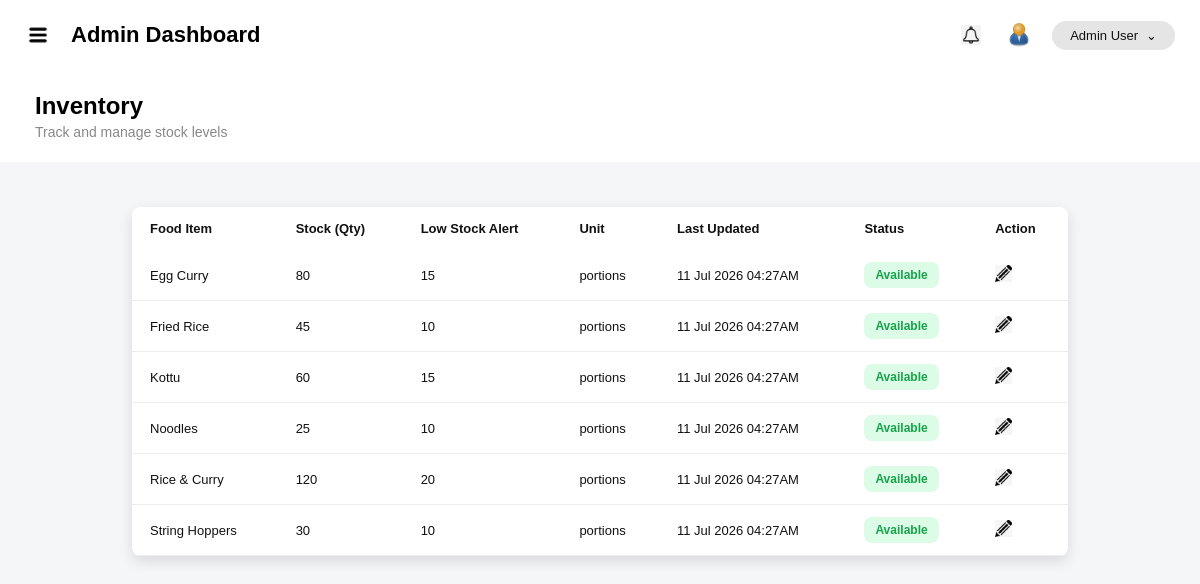
The page /admin/inventory.php (signed in) on the database its author committed.
### tables this page shows
CREATE TABLE IF NOT EXISTS inventory (
    id              INT AUTO_INCREMENT PRIMARY KEY,
    food_item_id    INT             NOT NULL,
    quantity        INT             NOT NULL DEFAULT 0,
    low_stock_alert INT             NOT NULL DEFAULT 10,
    unit            VARCHAR(50)     NOT NULL DEFAULT 'portions',
    last_updated    DATETIME        NOT NULL DEFAULT CURRENT_TIMESTAMP ON UPDATE CURRENT_TIMESTAMP,
    FOREIGN KEY (food_item_id) REFERENCES food_items(id) ON DELETE CASCADE
);

CREATE TABLE IF NOT EXISTS food_items (
    id                  INT AUTO_INCREMENT PRIMARY KEY,
    food_name           VARCHAR(150)    NOT NULL,
    description         TEXT            DEFAULT NULL,
    price               DECIMAL(10,2)   NOT NULL,
    category            VARCHAR(100)    NOT NULL,
    image               VARCHAR(255)    DEFAULT 'default_food.jpg',
    availability_status ENUM('Available','Unavailable') NOT NULL DEFAULT 'Available',
    created_at          DATETIME        NOT NULL DEFAULT CURRENT_TIMESTAMP
);

### config.php (called while the page is built, shortened)
<?php
function e($str)
{
    return htmlspecialchars((string)$str, ENT_QUOTES, 'UTF-8');
}

### admin/inventory.php (the view, shortened to what this page needs)
<?php
require_once '../config.php';
require_once '../db.php';
$msg = '';
$flash_type = '';
$sql = "SELECT i.id AS inv_id, f.food_name, i.quantity, i.low_stock_alert, i.unit, i.last_updated
        FROM inventory i JOIN food_items f ON f.id = i.food_item_id
        ORDER BY f.food_name";
$result = mysqli_query($conn, $sql);
?>
<!DOCTYPE html>
<html>
<head>
  <link rel="stylesheet" href="style.css">
</head>
<body data-flash-type="<?= e($flash_type) ?>" data-flash-msg="<?= e($msg) ?>">
<div class="page">
  <div class="main-content">
    <?php include 'includes/topbar.php'; ?>
    <div class="inventory-page-header">
      <div><h1>Inventory</h1><p>Track and manage stock levels</p></div>
    </div>
    <div class="inventory-table-section">
      <div class="table-wrapper">
        <table>
          <thead>
            <tr>
              <th>Food Item</th><th>Stock (Qty)</th><th>Low Stock Alert</th>
              <th>Unit</th><th>Last Updated</th><th>Status</th><th>Action</th>
            </tr>
          </thead>
          <tbody id="inventoryTableBody">
            <?php $inv_rows = mysqli_fetch_all($result, MYSQLI_ASSOC); ?>
            <?php if (empty($inv_rows)): ?>
              <tr><td colspan="7">
                <div class="empty-state">
                  <div class="empty-state-icon">📦</div>
                  <div class="empty-state-title">No inventory records</div>
                  <div class="empty-state-text">Add food items first and their stock will appear here automatically.</div>
                </div>
              </td></tr>
            <?php else: ?>
            <?php foreach ($inv_rows as $row): ?>
              <?php
                $sc = $row['quantity'] <= $row['low_stock_alert'] ? 'inventory-low' : 'inventory-available';
                $sl = $row['quantity'] <= $row['low_stock_alert'] ? 'Low Stock'     : 'Available';
              ?>
              <tr>
                <td><?= e($row['food_name']) ?></td>
                <td><?= $row['quantity'] ?></td>
                <td><?= $row['low_stock_alert'] ?></td>
                <td><?= e($row['unit']) ?></td>
                <td><?= date('d M Y h:iA', strtotime($row['last_updated'])) ?></td>
                <td><span class="inventory-status <?= $sc ?>"><?= $sl ?></span></td>
                <td>
                  <button class="inventory-edit-btn"
                    onclick="openEditInv(<?= $row['inv_id'] ?>, <?= $row['quantity'] ?>, <?= $row['low_stock_alert'] ?>)">
                    <img src="images/edit.png" alt="Edit">
                  </button>
                </td>
              </tr>
            <?php endforeach; ?>
            <?php endif; ?>
          </tbody>
        </table>
      </div>
    </div>
  </div>
</div>
</body>
</html>

### admin/style.css (style rules this page uses)
* { margin: 0; padding: 0; box-sizing: border-box; }
html, body { width: 100%; min-height: 100%; }
body { font-family: Arial, sans-serif; background-color: #f4f6f8; color: #111; }
.page { display: flex; min-height: 100vh; width: 100%; }
.main-content { flex: 1; min-height: 100vh; background-color: #f4f6f8; }
.dashboard-header, .food-page-header, .inventory-page-header, .payments-page-header, .reports-page-header, .users-page-header { display: flex; justify-content: space-between; align-items: center; padding: 18px 35px; background-color: white; min-height: 92px; }
.dashboard-header h1, .food-page-header h1, .orders-page-header h1, .inventory-page-header h1, .payments-page-header h1, .reports-page-header h1, .users-page-header h1 { font-size: 24px; margin-bottom: 4px; color: black; }
.dashboard-header p, .food-page-header p, .orders-page-header p, .inventory-page-header p, .payments-page-header p, .reports-page-header p, .users-page-header p { font-size: 14px; color: #888; }
.table-wrapper { width: 100%; overflow-x: auto; }
.food-table-section, .orders-table-section, .inventory-table-section, .payments-table-section, .users-table-section { background-color: white; width: 78%; margin: 25px auto 0; padding: 0; border-radius: 8px; box-shadow: 0 5px 14px rgba(0, 0, 0, 0.12); overflow: hidden; }
.inventory-table-section { min-height: 285px; margin-top: 45px; }
table { width: 100%; border-collapse: collapse; font-size: 13px; }
th { text-align: left; padding: 14px 18px; color: #111; font-weight: bold; }
td { padding: 12px 18px; color: #111; border-bottom: 1px solid #eee; }
.food-status, .order-status, .payment-status, .inventory-status, .user-status { padding: 6px 11px; border-radius: 8px; font-size: 12px; font-weight: bold; display: inline-block; }
.available, .inventory-available, .status-ready, .status-completed, .payment-paid, .user-active { background-color: #dcfce7; color: #16a34a; }
.inventory-edit-btn { border: none; background: transparent; cursor: pointer; }
.inventory-edit-btn img { width: 17px; height: 17px; object-fit: contain; }

### admin/includes/sidebar.php (style rules this page uses)
.main-content { transition: margin-left 0.3s ease; }

### rows shown on the page
inventory: food_item.food_name "Egg Curry", quantity "80", low_stock_alert "15", unit "portions", last_updated "11 Jul 2026 04:27AM", sl "Available"
inventory: food_item.food_name "Fried Rice", quantity "45", low_stock_alert "10", unit "portions", last_updated "11 Jul 2026 04:27AM", sl "Available"
inventory: food_item.food_name "Kottu", quantity "60", low_stock_alert "15", unit "portions", last_updated "11 Jul 2026 04:27AM", sl "Available"
inventory: food_item.food_name "Noodles", quantity "25", low_stock_alert "10", unit "portions", last_updated "11 Jul 2026 04:27AM", sl "Available"
inventory: food_item.food_name "Rice & Curry", quantity "120", low_stock_alert "20", unit "portions", last_updated "11 Jul 2026 04:27AM", sl "Available"
inventory: food_item.food_name "String Hoppers", quantity "30", low_stock_alert "10", unit "portions", last_updated "11 Jul 2026 04:27AM", sl "Available"

### other values the page prints
$_SESSION['name'] "Admin User"
